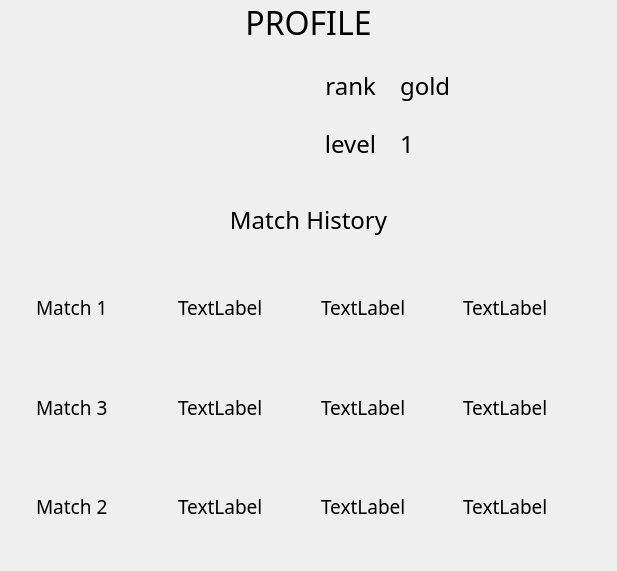
<?xml version="1.0" encoding="UTF-8"?>
<ui version="4.0">
 <class>MainWindow</class>
 <widget class="QWidget" name="MainWindow">
  <property name="geometry">
   <rect>
    <x>0</x>
    <y>0</y>
    <width>617</width>
    <height>571</height>
   </rect>
  </property>
  <property name="windowTitle">
   <string>MainWindow</string>
  </property>
  <layout class="QHBoxLayout" name="horizontalLayout">
   <property name="leftMargin">
    <number>0</number>
   </property>
   <property name="topMargin">
    <number>0</number>
   </property>
   <property name="rightMargin">
    <number>0</number>
   </property>
   <property name="bottomMargin">
    <number>0</number>
   </property>
   <item>
    <widget class="QWidget" name="widget" native="true">
     <layout class="QGridLayout" name="gridLayout" rowstretch="0,0,0" columnstretch="1,3">
      <property name="leftMargin">
       <number>0</number>
      </property>
      <property name="topMargin">
       <number>0</number>
      </property>
      <property name="rightMargin">
       <number>0</number>
      </property>
      <property name="bottomMargin">
       <number>0</number>
      </property>
      <item row="1" column="0">
       <widget class="QWidget" name="avatar" native="true">
        <property name="maximumSize">
         <size>
          <width>16777215</width>
          <height>16777215</height>
         </size>
        </property>
        <property name="styleSheet">
         <string notr="true"/>
        </property>
        <layout class="QHBoxLayout" name="horizontalLayout_2">
         <item>
          <widget class="QLabel" name="label_2">
           <property name="sizePolicy">
            <sizepolicy hsizetype="Ignored" vsizetype="Ignored">
             <horstretch>0</horstretch>
             <verstretch>0</verstretch>
            </sizepolicy>
           </property>
           <property name="autoFillBackground">
            <bool>false</bool>
           </property>
           <property name="styleSheet">
            <string notr="true">border-radius: 40px;</string>
           </property>
           <property name="frameShape">
            <enum>QFrame::NoFrame</enum>
           </property>
           <property name="frameShadow">
            <enum>QFrame::Sunken</enum>
           </property>
           <property name="text">
            <string/>
           </property>
           <property name="pixmap">
            <pixmap>../../../../../../../Downloads/dsicor.png</pixmap>
           </property>
           <property name="scaledContents">
            <bool>true</bool>
           </property>
           <property name="alignment">
            <set>Qt::AlignCenter</set>
           </property>
           <property name="wordWrap">
            <bool>false</bool>
           </property>
           <property name="openExternalLinks">
            <bool>false</bool>
           </property>
          </widget>
         </item>
        </layout>
       </widget>
      </item>
      <item row="1" column="1">
       <widget class="QWidget" name="info" native="true">
        <layout class="QGridLayout" name="gridLayout_2">
         <item row="0" column="0">
          <widget class="QWidget" name="widget_10" native="true">
           <layout class="QHBoxLayout" name="horizontalLayout_9">
            <item>
             <widget class="QLabel" name="rank">
              <property name="font">
               <font>
                <family>Poor Richard</family>
                <pointsize>18</pointsize>
               </font>
              </property>
              <property name="text">
               <string>rank</string>
              </property>
              <property name="alignment">
               <set>Qt::AlignRight|Qt::AlignTrailing|Qt::AlignVCenter</set>
              </property>
             </widget>
            </item>
           </layout>
          </widget>
         </item>
         <item row="0" column="1">
          <widget class="QWidget" name="widget_13" native="true">
           <layout class="QHBoxLayout" name="horizontalLayout_12">
            <item>
             <widget class="QLabel" name="rank_inf">
              <property name="font">
               <font>
                <family>Poor Richard</family>
                <pointsize>18</pointsize>
               </font>
              </property>
              <property name="text">
               <string>gold</string>
              </property>
              <property name="textFormat">
               <enum>Qt::AutoText</enum>
              </property>
              <property name="alignment">
               <set>Qt::AlignLeading|Qt::AlignLeft|Qt::AlignVCenter</set>
              </property>
             </widget>
            </item>
           </layout>
          </widget>
         </item>
         <item row="1" column="0">
          <widget class="QWidget" name="widget_11" native="true">
           <layout class="QHBoxLayout" name="horizontalLayout_10">
            <item>
             <widget class="QLabel" name="level">
              <property name="font">
               <font>
                <family>Poor Richard</family>
                <pointsize>18</pointsize>
               </font>
              </property>
              <property name="text">
               <string>level</string>
              </property>
              <property name="alignment">
               <set>Qt::AlignRight|Qt::AlignTrailing|Qt::AlignVCenter</set>
              </property>
             </widget>
            </item>
           </layout>
          </widget>
         </item>
         <item row="1" column="1">
          <widget class="QWidget" name="widget_14" native="true">
           <layout class="QHBoxLayout" name="horizontalLayout_11">
            <item>
             <widget class="QLabel" name="level_inf">
              <property name="font">
               <font>
                <family>Poor Richard</family>
                <pointsize>18</pointsize>
               </font>
              </property>
              <property name="text">
               <string>1</string>
              </property>
              <property name="alignment">
               <set>Qt::AlignLeading|Qt::AlignLeft|Qt::AlignVCenter</set>
              </property>
             </widget>
            </item>
           </layout>
          </widget>
         </item>
        </layout>
       </widget>
      </item>
      <item row="2" column="0" colspan="2">
       <widget class="QWidget" name="widget_12" native="true">
        <layout class="QVBoxLayout" name="verticalLayout_2">
         <item>
          <widget class="QWidget" name="widget_15" native="true">
           <layout class="QVBoxLayout" name="verticalLayout_4">
            <item>
             <widget class="QLabel" name="Match_history">
              <property name="font">
               <font>
                <family>Poor Richard</family>
                <pointsize>18</pointsize>
               </font>
              </property>
              <property name="text">
               <string>Match History</string>
              </property>
              <property name="alignment">
               <set>Qt::AlignCenter</set>
              </property>
             </widget>
            </item>
           </layout>
          </widget>
         </item>
         <item>
          <widget class="QScrollArea" name="scrollArea">
           <property name="frameShape">
            <enum>QFrame::NoFrame</enum>
           </property>
           <property name="widgetResizable">
            <bool>true</bool>
           </property>
           <widget class="QWidget" name="scrollAreaWidgetContents_2">
            <property name="geometry">
             <rect>
              <x>0</x>
              <y>0</y>
              <width>593</width>
              <height>320</height>
             </rect>
            </property>
            <layout class="QVBoxLayout" name="verticalLayout">
             <item>
              <widget class="QWidget" name="match1" native="true">
               <layout class="QHBoxLayout" name="horizontalLayout_13">
                <item>
                 <widget class="QWidget" name="widget_16" native="true">
                  <layout class="QHBoxLayout" name="horizontalLayout_26">
                   <item>
                    <widget class="QLabel" name="Match1">
                     <property name="font">
                      <font>
                       <family>Poor Richard</family>
                       <pointsize>14</pointsize>
                      </font>
                     </property>
                     <property name="text">
                      <string>Match 1</string>
                     </property>
                    </widget>
                   </item>
                  </layout>
                 </widget>
                </item>
                <item>
                 <widget class="QWidget" name="widget_17" native="true">
                  <layout class="QHBoxLayout" name="horizontalLayout_25">
                   <item>
                    <widget class="QLabel" name="label_8">
                     <property name="font">
                      <font>
                       <family>Poor Richard</family>
                       <pointsize>14</pointsize>
                      </font>
                     </property>
                     <property name="text">
                      <string>TextLabel</string>
                     </property>
                    </widget>
                   </item>
                  </layout>
                 </widget>
                </item>
                <item>
                 <widget class="QWidget" name="widget_18" native="true">
                  <layout class="QVBoxLayout" name="verticalLayout_5">
                   <item>
                    <widget class="QLabel" name="label_9">
                     <property name="font">
                      <font>
                       <family>Poor Richard</family>
                       <pointsize>14</pointsize>
                      </font>
                     </property>
                     <property name="text">
                      <string>TextLabel</string>
                     </property>
                    </widget>
                   </item>
                  </layout>
                 </widget>
                </item>
                <item>
                 <widget class="QWidget" name="widget_19" native="true">
                  <layout class="QHBoxLayout" name="horizontalLayout_24">
                   <item>
                    <widget class="QLabel" name="label_10">
                     <property name="font">
                      <font>
                       <family>Poor Richard</family>
                       <pointsize>14</pointsize>
                      </font>
                     </property>
                     <property name="text">
                      <string>TextLabel</string>
                     </property>
                    </widget>
                   </item>
                  </layout>
                 </widget>
                </item>
               </layout>
              </widget>
             </item>
             <item>
              <widget class="QWidget" name="match3" native="true">
               <layout class="QHBoxLayout" name="horizontalLayout_15">
                <item>
                 <widget class="QWidget" name="widget_24" native="true">
                  <layout class="QHBoxLayout" name="horizontalLayout_19">
                   <item>
                    <widget class="QLabel" name="Match3">
                     <property name="font">
                      <font>
                       <family>Poor Richard</family>
                       <pointsize>14</pointsize>
                      </font>
                     </property>
                     <property name="text">
                      <string>Match 3</string>
                     </property>
                    </widget>
                   </item>
                  </layout>
                 </widget>
                </item>
                <item>
                 <widget class="QWidget" name="widget_25" native="true">
                  <layout class="QHBoxLayout" name="horizontalLayout_18">
                   <item>
                    <widget class="QLabel" name="label_16">
                     <property name="font">
                      <font>
                       <family>Poor Richard</family>
                       <pointsize>14</pointsize>
                      </font>
                     </property>
                     <property name="text">
                      <string>TextLabel</string>
                     </property>
                    </widget>
                   </item>
                  </layout>
                 </widget>
                </item>
                <item>
                 <widget class="QWidget" name="widget_26" native="true">
                  <layout class="QHBoxLayout" name="horizontalLayout_17">
                   <item>
                    <widget class="QLabel" name="label_17">
                     <property name="font">
                      <font>
                       <family>Poor Richard</family>
                       <pointsize>14</pointsize>
                      </font>
                     </property>
                     <property name="text">
                      <string>TextLabel</string>
                     </property>
                    </widget>
                   </item>
                  </layout>
                 </widget>
                </item>
                <item>
                 <widget class="QWidget" name="widget_27" native="true">
                  <layout class="QHBoxLayout" name="horizontalLayout_16">
                   <item>
                    <widget class="QLabel" name="label_18">
                     <property name="font">
                      <font>
                       <family>Poor Richard</family>
                       <pointsize>14</pointsize>
                      </font>
                     </property>
                     <property name="text">
                      <string>TextLabel</string>
                     </property>
                    </widget>
                   </item>
                  </layout>
                 </widget>
                </item>
               </layout>
              </widget>
             </item>
             <item>
              <widget class="QWidget" name="match2" native="true">
               <layout class="QHBoxLayout" name="horizontalLayout_14">
                <item>
                 <widget class="QWidget" name="widget_20" native="true">
                  <layout class="QHBoxLayout" name="horizontalLayout_23">
                   <item>
                    <widget class="QLabel" name="Match2">
                     <property name="font">
                      <font>
                       <family>Poor Richard</family>
                       <pointsize>14</pointsize>
                      </font>
                     </property>
                     <property name="text">
                      <string>Match 2</string>
                     </property>
                    </widget>
                   </item>
                  </layout>
                 </widget>
                </item>
                <item>
                 <widget class="QWidget" name="widget_21" native="true">
                  <layout class="QHBoxLayout" name="horizontalLayout_22">
                   <item>
                    <widget class="QLabel" name="label_12">
                     <property name="font">
                      <font>
                       <family>Poor Richard</family>
                       <pointsize>14</pointsize>
                      </font>
                     </property>
                     <property name="text">
                      <string>TextLabel</string>
                     </property>
                    </widget>
                   </item>
                  </layout>
                 </widget>
                </item>
                <item>
                 <widget class="QWidget" name="widget_22" native="true">
                  <layout class="QHBoxLayout" name="horizontalLayout_21">
                   <item>
                    <widget class="QLabel" name="label_13">
                     <property name="font">
                      <font>
                       <family>Poor Richard</family>
                       <pointsize>14</pointsize>
                      </font>
                     </property>
                     <property name="text">
                      <string>TextLabel</string>
                     </property>
                    </widget>
                   </item>
                  </layout>
                 </widget>
                </item>
                <item>
                 <widget class="QWidget" name="widget_23" native="true">
                  <layout class="QHBoxLayout" name="horizontalLayout_20">
                   <item>
                    <widget class="QLabel" name="label_14">
                     <property name="font">
                      <font>
                       <family>Poor Richard</family>
                       <pointsize>14</pointsize>
                      </font>
                     </property>
                     <property name="text">
                      <string>TextLabel</string>
                     </property>
                    </widget>
                   </item>
                  </layout>
                 </widget>
                </item>
               </layout>
              </widget>
             </item>
            </layout>
           </widget>
          </widget>
         </item>
        </layout>
       </widget>
      </item>
      <item row="0" column="0" colspan="2">
       <widget class="QWidget" name="widget_2" native="true">
        <layout class="QHBoxLayout" name="horizontalLayout_5">
         <property name="leftMargin">
          <number>0</number>
         </property>
         <property name="topMargin">
          <number>0</number>
         </property>
         <property name="rightMargin">
          <number>0</number>
         </property>
         <property name="bottomMargin">
          <number>0</number>
         </property>
         <item alignment="Qt::AlignTop">
          <widget class="QLabel" name="label">
           <property name="font">
            <font>
             <family>Poor Richard</family>
             <pointsize>24</pointsize>
            </font>
           </property>
           <property name="text">
            <string>PROFILE</string>
           </property>
           <property name="alignment">
            <set>Qt::AlignHCenter|Qt::AlignTop</set>
           </property>
          </widget>
         </item>
        </layout>
       </widget>
      </item>
     </layout>
    </widget>
   </item>
  </layout>
 </widget>
 <resources/>
 <connections/>
</ui>
